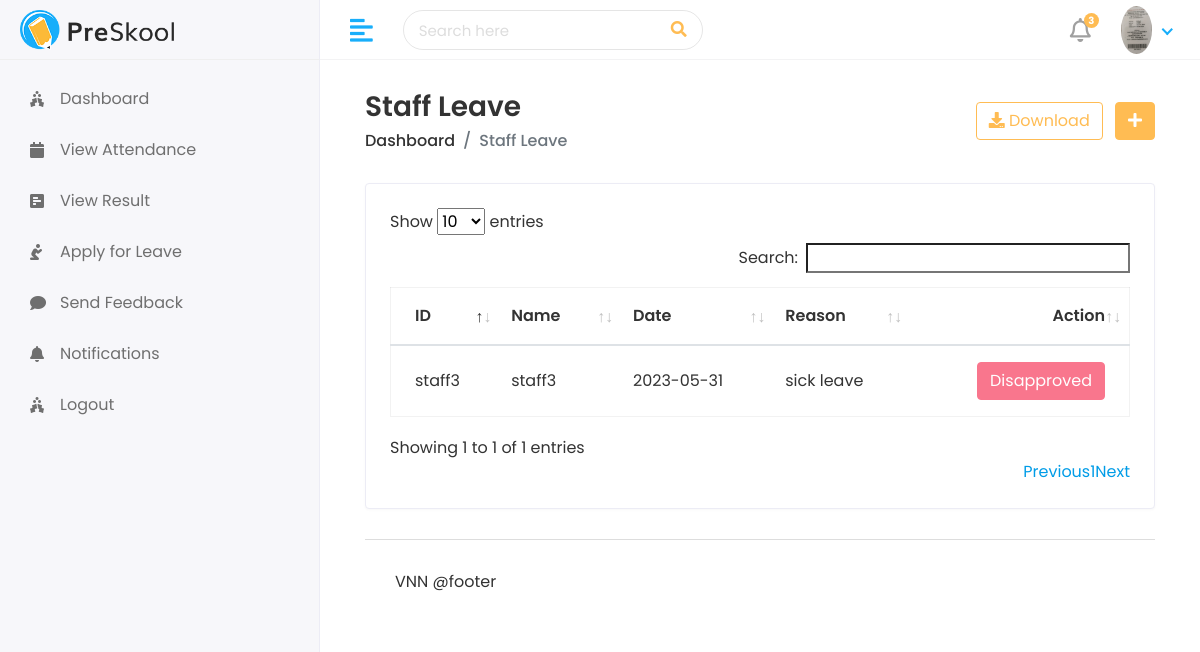
/hod/staff/leave_view (signed in), run on the app's committed database.
### app/models.py (models this page shows, shortened)
class CustomUser(AbstractUser):
    USER=(
        ('1', 'HOD'),
        ('2', 'STAFF'),
        ('3', 'STUDENT'),
    )
    user_type = models.CharField(choices=USER, max_length=60,default=1)
    profilePicture= models.ImageField(upload_to='media/profilePicture')

class Staff_Leave(models.Model):
    staff_id= models.ForeignKey(Staff, on_delete=models.CASCADE)
    date = models.CharField(max_length=100)
    message = models.TextField()
    status = models.IntegerField(null=True, default=0)
    created_at= models.DateTimeField(auto_now_add=True, null=True)
    updated_at= models.DateTimeField(auto_now_add=True)

class Staff(models.Model):
    admin = models.OneToOneField(CustomUser, on_delete = models.CASCADE)
    address = models.TextField()
    gender = models.CharField(max_length=100)
    created_at= models.DateTimeField(auto_now_add=True)
    updated_at= models.DateTimeField(auto_now=True)
    def __str__(self):
        return self.admin.username

### project/hod_views.py (the view)
# urls.py: path('hod/staff/leave_view', hod_views.staff_leave_view, name ="staff_leave_view"),
@login_required(login_url="/")
def staff_leave_view(request):
    staff_leave= Staff_Leave.objects.all()
    context={
        'staff_leave':staff_leave,
    }
    return render(request, 'hod/staff_leave.html',context)

### templates/hod/staff_leave.html (shortened to what this page needs)
{% extends 'base.html' %}
{% block content %}
<div class="content container-fluid">
    <div class="page-header">
       <div class="row align-items-center">
          <div class="col">
             <h3 class="page-title">Staff Leave</h3>
             <ul class="breadcrumb">
                <li class="breadcrumb-item"><a href="index.html">Dashboard</a></li>
                <li class="breadcrumb-item active">Staff Leave</li>
             </ul>
          </div>
          <div class="col-auto text-right float-right ml-auto">
             <a href="#" class="btn btn-outline-primary mr-2"><i class="fas fa-download"></i> Download</a>
             <a href="add_student.html" class="btn btn-primary"><i class="fas fa-plus"></i></a>
          </div>
       </div>
    </div>
    <div class="row">
       <div class="col-sm-12">
          <div class="card card-table">
             <div class="card-body">
                <div class="table-responsive">
                   <table id="table_id" class="table table-hover table-center mb-0">
                      <thead>
                        <tr>
                            <th>ID</th>
                            <th>Name</th>
                            <th>Date </th>
                            <th>Reason</th>
                            <th class="text-right">Action</th>
                        </tr>
                      </thead>
                      <tbody>
                        {% for i in staff_leave %}
                         <tr>
                            <td>{{i.staff_id}}</td>
                            <td>{{i.staff_id.admin.first_name}}</td>
                            <td>{{i.date}}</td>
                            <td>{{i.message}}</td>
                            <td class="text-right">
                                <div class="actions">
                                    {% if i.status == 0 %}
                                    <a href="{% url 'staff_leave_approve' i.id %}" class="btn btn-success">Approve</a>
                                    <a href="{% url 'staff_leave_disapprove' i.id %}" class="btn btn-danger">Disapprove</a>
                                    {% elif i.status == 1 %}
                                    <button class="btn btn-success" disabled="disabled">Approved </button>
                                    {% else %}
                                    <button class="btn btn-danger" disabled="disabled">Disapproved </button>
                                    {% endif %}
                                </div>
                             </td>
                         </tr>
                         {% endfor %}
                      </tbody>
                   </table>
                </div>
             </div>
          </div>
       </div>
    </div>
{% endblock %}

### templates/base.html (shortened to what this page needs)
<!DOCTYPE html>
{% load static %}
<html lang="en">
   <head>
      <link rel="stylesheet" href="{% static 'assets/plugins/bootstrap/css/bootstrap.min.css' %}">
      <link rel="stylesheet" href="{% static 'assets/plugins/fontawesome/css/fontawesome.min.css' %}">
      <link rel="stylesheet" href="{% static 'assets/plugins/fontawesome/css/all.min.css' %}">
      <link rel="stylesheet" href="{% static 'assets/css/style.css' %}">
       <link rel="stylesheet" href="{% static 'assets/plugins/datatables/datatables.min.css' %}">
   </head>
   <body>
      <div class="main-wrapper">
         <div class="header">
            <div class="header-left">
               <a href="index.html" class="logo">
               <img src="{% static 'assets/img/logo.png' %}" alt="Logo">
               </a>
            </div>
            <a href="javascript:void(0);" id="toggle_btn">
            <i class="fas fa-align-left"></i>
            </a>
            <div class="top-nav-search">
               <form>
                  <input type="text" class="form-control" placeholder="Search here">
                  <button class="btn" type="submit"><i class="fas fa-search"></i></button>
               </form>
            </div>
            <ul class="nav user-menu">
               <li class="nav-item dropdown noti-dropdown">
                  <a href="#" class="dropdown-toggle nav-link" data-toggle="dropdown">
                  <i class="far fa-bell"></i> <span class="badge badge-pill">3</span>
                  </a>
               </li>
               <li class="nav-item dropdown has-arrow">
                  <a href="#" class="dropdown-toggle nav-link" data-toggle="dropdown">
                  <span class="user-img"><img class="rounded-circle" src="\{{user.profilePicture}}" width="31" alt="{{user.first_name}}"></span>
                  </a>
               </li>
            </ul>
         </div>
         {% load active_link_tags %}
         <div class="sidebar" id="sidebar">
            <div class="sidebar-inner slimscroll">
               <div id="sidebar-menu" class="sidebar-menu">
                  {% if user.user_type == '1' %}
                  <ul>
                     <li class="menu-title">
                        <span>Main Menu</span>
                     </li>
                     <li class = "{% active_link 'hod_home' 'active' %}">
                        <a href="{% url 'hod_home'  %}"><i class="fas fa-holly-berry"></i> <span>Dashboard</span></a>
                     </li>
                     <li class="submenu {% active_link 'add-student' 'active' %} {% active_link 'view_student' 'active' %}">
                        <a href="#"><i class="fas fa-user-graduate"></i> <span> Students</span> <span class="menu-arrow"></span></a>
                        <ul>
                           <li><a href="{% url 'view_student' %}">Student View</a></li>
                           <li><a href="{% url 'add_student' %}">Student Add</a></li>
                        </ul>
                     </li>
                     <li class="submenu {% active_link 'view_staff' 'active' %} {% active_link 'add_staff' 'active' %}">
                        <a href="#"><i class="fas fa-chalkboard-teacher"></i> <span> Staff </span> <span class="menu-arrow"></span></a>
                        <ul>
                           <li><a href="{% url 'view_staff' %}">Staff View</a></li>
                           <li><a href="{% url 'add_staff' %}">Staff Add</a></li>
                        </ul>
                     </li>
                     <li class="submenu {% active_link 'view_course' 'active' %} {% active_link 'add_course' 'active' %}">
                        <a href="#"><i class="fas fa-building"></i> <span> Course </span> <span class="menu-arrow"></span></a>
                        <ul>
                           <li><a href="{% url 'view_course' %}">Course View</a></li>
                           <li><a href="{% url 'add_course' %}">Course Add</a></li>
                        </ul>
                     </li>
                     <li class="submenu {% active_link 'view_subject' 'active' %} {% active_link 'add_subject' 'active' %}">
                        <a href="#"><i class="fas fa-book-reader"></i> <span> Subjects</span> <span class="menu-arrow"></span></a>
                        <ul>
                           <li><a href="{% url 'view_subject' %}">Subject View</a></li>
                           <li><a href="{% url 'add_subject' %}">Subject Add</a></li>
                        </ul>
                     </li>
                     <li class="submenu {% active_link 'view_session' 'active' %} {% active_link 'add_session' 'active' %}">
                        <a href="#"><i class="fas fa-book-reader"></i> <span> Sessions </span> <span class="menu-arrow"></span></a>
                        <ul>
                           <li><a href="{% url 'view_session' %}">Session View</a></li>
                           <li><a href="{% url 'add_session' %}">Session Add</a></li>
                        </ul>
                     </li>
                     <li>
                     <a href="{% url 'staff_send_notification' %}"><i class="fas fa-holly-berry"></i> <span>Send Staff notification</span></a>
                     </li>
                     <li>
                     <a href="{% url 'student_send_notification' %}"><i class="fas fa-holly-berry"></i> <span>Send Student notification</span></a>
                     </li>
                     <li>
                        <a href="{% url 'staff_feedback_reply_save' %}"><i class="fas fa-holly-berry"></i> <span>Staff Feedback</span></a>
                        </li>
                     <li>
                     <a href="holiday.html"><i class="fas fa-holly-berry"></i> <span>Student Feedback</span></a>
                     </li>
                     <li>
                     <a href="{% url 'staff_leave_view' %}"><i class="fas fa-holly-berry"></i> <span>Staff Leave</span></a>
                     </li>
                     <li>
                     <a href="{% url 'student_leave_view' %}"><i class="fas fa-holly-berry"></i> <span>Student Leave</span></a>
                     </li>
                     <li>
                     <a href="holiday.html"><i class="fas fa-holly-berry"></i> <span>Logout</span></a>
                     </li>
                  </ul>
                  {% else %}
                  <ul>
                     <li class = "{% active_link 'student_home' 'active' %}">
                        <a href="{% url 'student_home'  %}"><i class="fas fa-holly-berry"></i> <span>Dashboard</span></a>
                     </li>
                     <li class="{% active_link 'student_view_attendance' 'active' %}">
                        <a href="#"><i class="fas fa-calendar"></i> <span>View Attendance</span></a>
                     </li>
                     <li class="{% active_link 'student_view_result' 'active' %}">
                        <a href="#"><i class="fas fa-poll-h"></i> <span>View Result</span></a>
                     </li>
                     <li class="{% active_link 'student_leave' 'active' %}">
                        <a href="{% url 'student_leave'  %}"><i class="fas fa-pray"></i> <span>Apply for Leave</span></a>
                     </li>
                     <li class="{% active_link 'student_feedback' 'active' %}">
                        <a href="#"><i class="fas fa-comment"></i> <span>Send Feedback</span></a>
                     </li>
                     <li class="{% active_link 'student_notification' 'active' %}">
                        <a href="{% url 'student_notification' %}"><i class="fas fa-bell"></i> <span>Notifications</span></a>
                     </li>
                     <li class="{% active_link 'logout' 'active' %}">
                        <a href="#"><i class="fas fa-holly-berry"></i> <span>Logout</span></a>
                     </li>
                  </ul>
                  {% endif %}
               </div>
            </div>
         </div>
         <div class="page-wrapper">
            <div class="content container-fluid">
            {% block content %}
            {% endblock %}
            <footer>
               <p>VNN @footer</p>
            </footer>
         </div>
      </div>
   </body>
</html>

### data on the page
CustomUser: profilePicture (picture)
Staff_Leave: staff_id "staff3", staff_id.admin.first_name "staff3", date "2023-05-31", message "sick leave", status "Disapproved"
